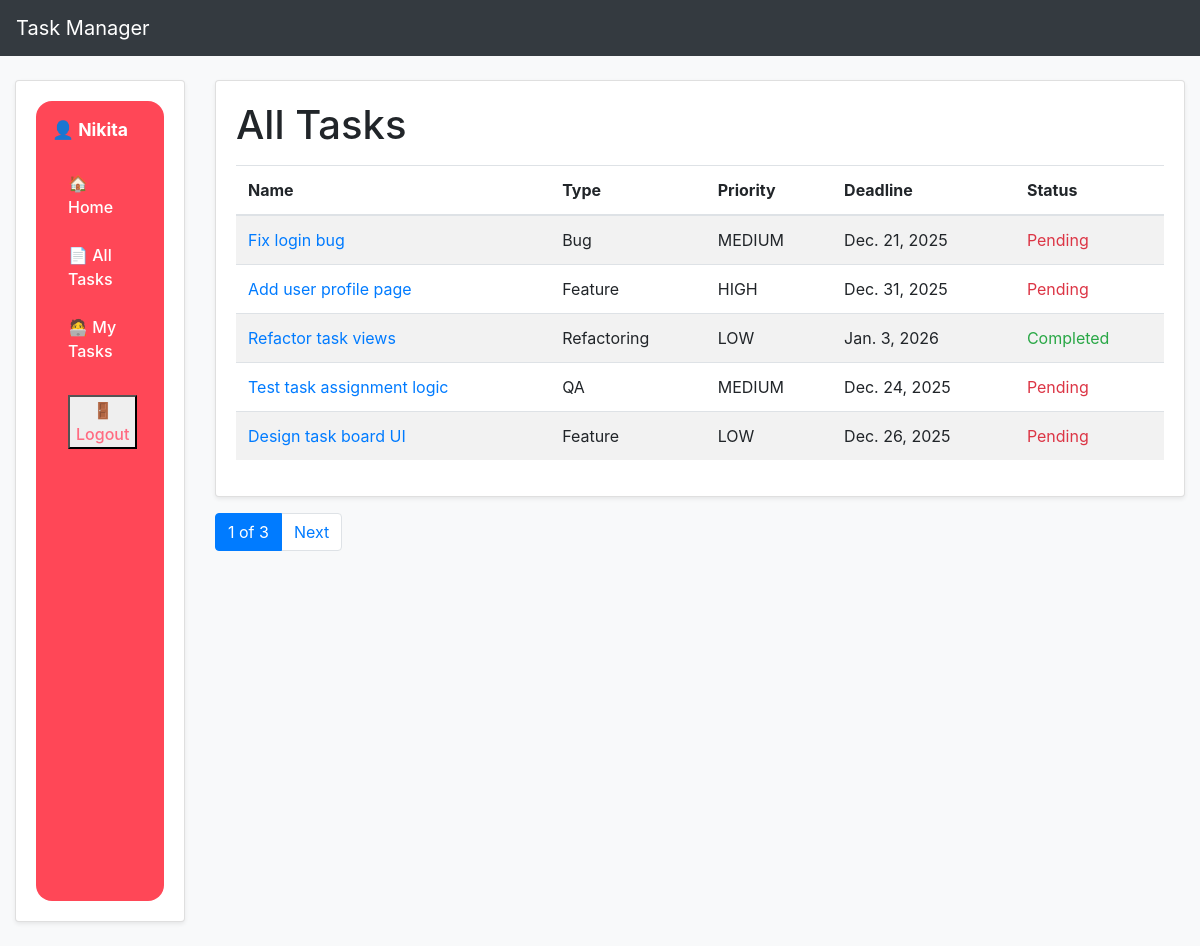
The app's page /tasks/ (signed in) with its own data.
### core/models.py (models this page shows, shortened)
class Worker(AbstractUser):
    position = models.ForeignKey(
        Position,
        on_delete=models.SET_NULL,
        null=True,
        blank=True,
        related_name="workers",
    )

class Task(models.Model):
    class Priority(models.TextChoices):
        LOW = "LOW", "Low"
        MEDIUM = "MEDIUM", "Medium"
        HIGH = "HIGH", "High"
        URGENT = "URGENT", "Urgent"
    name = models.CharField(max_length=255)
    description = models.TextField()
    deadline = models.DateField()
    is_completed = models.BooleanField(default=False)
    priority = models.CharField(
        max_length=10, choices=Priority.choices, default=Priority.MEDIUM
    )
    task_type = models.ForeignKey(
        TaskType, on_delete=models.PROTECT, related_name="tasks"
    )
    assignees = models.ManyToManyField(Worker, related_name="tasks")

class TaskType(models.Model):
    name = models.CharField(max_length=100, unique=True)
    def __str__(self):
        return self.name

### core/views.py (the view)
# urls.py: path("tasks/", views.TaskListView.as_view(), name="task-list"),
class TaskListView(LoginRequiredMixin, generic.ListView):
    model = Task
    template_name = "core/task_list.html"
    context_object_name = "task_list"
    paginate_by = 5
    def get_queryset(self):
        return Task.objects.select_related("task_type").prefetch_related("assignees")

### templates/core/task_list.html (shortened to what this page needs)
{% extends "base.html" %}
{% block content %}
  <h1>All Tasks</h1>
  {% if task_list %}
    <table class="table table-striped mt-3">
      <thead>
        <tr>
          <th>Name</th>
          <th>Type</th>
          <th>Priority</th>
          <th>Deadline</th>
          <th>Status</th>
        </tr>
      </thead>
      <tbody>
        {% for task in task_list %}
          <tr>
            <td>
              <a href="{% url 'core:task-detail' task.id %}">
                {{ task.name }}
              </a>
            </td>
            <td>{{ task.task_type }}</td>
            <td>{{ task.priority }}</td>
            <td>{{ task.deadline }}</td>
            <td>
              {% if task.is_completed %}
                <span class="text-success">Completed</span>
              {% else %}
                <span class="text-danger">Pending</span>
              {% endif %}
            </td>
          </tr>
        {% endfor %}
      </tbody>
    </table>
  {% else %}
    <p>No tasks found.</p>
  {% endif %}
{% endblock %}

### templates/base.html (shortened to what this page needs)
<!DOCTYPE html>
<html lang="en">
<head>
  {% load static %}
  <link
    rel="stylesheet"
    href="https://cdn.jsdelivr.net/npm/bootstrap@4.6.2/dist/css/bootstrap.min.css"
  >
  <link rel="stylesheet" href="{% static 'css/styles.css' %}">
</head>
<body class="bg-light">
<nav class="navbar navbar-dark bg-dark mb-4">
  <span class="navbar-brand">Task Manager</span>
</nav>
<div class="container-fluid">
  <div class="row">
    <aside class="col-md-3 col-lg-2 mb-4">
      <div class="card shadow-sm">
        <div class="card-body">
          {% include "includes/sidebar.html" %}
        </div>
      </div>
    </aside>
    <main class="col-md-9 col-lg-10">
      <div class="card shadow-sm mb-3">
        <div class="card-body">
          {% block content %}
          {% endblock %}
        </div>
      </div>
      {% block pagination %}
        {% include "includes/pagination.html" %}
      {% endblock %}
    </main>
  </div>
</div>
</body>
</html>

### templates/includes/sidebar.html (shortened to what this page needs)
<div class="sidebar">
  <div class="sidebar-user mb-3">
    👤 {{ user.username }}
  </div>
  <ul class="list-group list-group-flush">
    <li class="list-group-item">
      <a class="sidebar-link" href="{% url 'core:index' %}">
        🏠 Home
      </a>
    </li>
    <li class="list-group-item">
      <a class="sidebar-link" href="{% url 'core:task-list' %}">
        📄 All Tasks
      </a>
    </li>
    <li class="list-group-item">
      <a class="sidebar-link" href="{% url 'core:my-task-list' %}">
        🧑‍💻 My Tasks
      </a>
    </li>
    <li class="list-group-item mt-2">
  <form method="post" action="{% url 'logout' %}" class="m-0">
    <button type="submit" class="sidebar-link sidebar-logout">
      🚪 Logout
    </button>
  </form>
</li>
  </ul>
</div>

### templates/includes/pagination.html (shortened to what this page needs)
{% if page_obj.has_other_pages %}
  <nav>
    <ul class="pagination">
      <li class="page-item active">
        <span class="page-link">
          {{ page_obj.number }} of {{ page_obj.paginator.num_pages }}
        </span>
      </li>
      {% if page_obj.has_next %}
        <li class="page-item">
          <a class="page-link" href="?page={{ page_obj.next_page_number }}">Next</a>
        </li>
      {% endif %}
    </ul>
  </nav>
{% endif %}

### static/css/styles.css (style rules this page uses)
.sidebar { background-color: #ff4757 !important; min-height: 100vh; padding: 1rem; border-radius: 16px; }
.sidebar .list-group-item { background-color: transparent; border: none; padding: 0.75rem 1rem; }
.sidebar-user { color: #fff; font-weight: 700; font-size: 1.1rem; margin-bottom: 1rem; }
.sidebar-link { color: #fff; display: block; font-weight: 500; transition: all 0.2s ease; }
.sidebar-logout { color: #ff6b81; font-weight: 500; }

### records on screen
Worker: username "Nikita"
Task: name "Fix login bug", task_type "Bug", priority "MEDIUM", deadline "Dec. 21, 2025", is_completed "Pending"
Task: name "Add user profile page", task_type "Feature", priority "HIGH", deadline "Dec. 31, 2025", is_completed "Pending"
Task: name "Refactor task views", task_type "Refactoring", priority "LOW", deadline "Jan. 3, 2026", is_completed "Completed"
Task: name "Test task assignment logic", task_type "QA", priority "MEDIUM", deadline "Dec. 24, 2025", is_completed "Pending"
Task: name "Design task board UI", task_type "Feature", priority "LOW", deadline "Dec. 26, 2025", is_completed "Pending"

### other values on screen
{{ page_obj.number }} "1"
{{ page_obj.paginator.num_pages }} "3"
